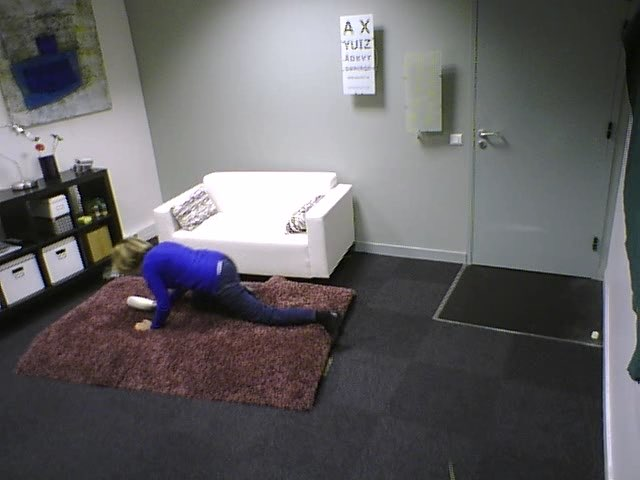
#> input picture test_2.jpg, 640 x 480 px
$ python main.py
#> lines starting #> are read from the running program, lines starting #| are printed output that depends on the picture; after the words box and inside, x2 and y2 are one past the last pixel; in counts of white or black regions, pixels touching at a corner belong together
### image.py
import cv2
import numpy as np
import matplotlib.pyplot as plt
from matplotlib.colors import ListedColormap
class image:
    def __init__(self, image_path, seed_grid_division=4):
        self.image_path = image_path
        self.seed_grid_division = seed_grid_division
        self.image = self.load_image()
        self.segmented_image = self.segmented_image = np.zeros((self.image.shape[0], self.image.shape[1]))
        self.seed_coordinates = self.generate_seed_coordinates()
    def getSegmentedImage(self):
        return self.segmented_image
    def getImage(self):
        return self.image
    def load_image(self):
        try:
            image = cv2.imread(self.image_path, 0)
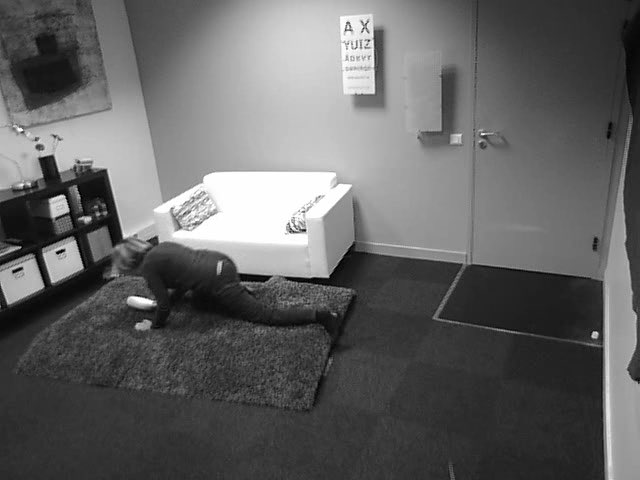
#> image: shape (480, 640); min 0, max 255, mean 99.2

            if image is None:
                raise FileNotFoundError(f"Unable to load image from path: {self.image_path}")

            return image
        except Exception as e:
            raise Exception(f"Error loading image: {e}")

    def show_image(self, window_name="Image"):
        # Display the image using OpenCV
        cv2.imshow(window_name, self.image)
        cv2.waitKey(0)
        cv2.destroyAllWindows()

    def generate_seed_coordinates(self):
        rows, cols = self.image.shape
#> rows = 480; cols = 640

        # Divide the image into a grid
        grid_rows = np.linspace(0, rows, self.seed_grid_division + 1, dtype=int)
#> grid_rows = [0, 120, 240, 360, 480]
        grid_cols = np.linspace(0, cols, self.seed_grid_division + 1, dtype=int)
#> grid_cols = [0, 160, 320, 480, 640]
        seed_coordinates = []

        # Generate random seed coordinates within each grid
        for i in range(self.seed_grid_division):
            for j in range(self.seed_grid_division):
                x = np.random.randint(grid_rows[i], grid_rows[i + 1])
                y = np.random.randint(grid_cols[j], grid_cols[j + 1])
                seed_coordinates.append((x, y))
        return seed_coordinates

    def show_grid_with_red_outline(self, window_name="Grid with Red Outline"):
#> called with window_name = 'Grid with Red Outline'
        image_with_grid = np.copy(self.image)

        # Draw red outlines around the grid borders
        rows, cols = self.image.shape
#> rows = 480; cols = 640
        grid_rows = np.linspace(0, rows, self.seed_grid_division + 1, dtype=int)
#> grid_rows = [0, 120, 240, 360, 480]
        grid_cols = np.linspace(0, cols, self.seed_grid_division + 1, dtype=int)

        for i in range(1, self.seed_grid_division):
            cv2.line(image_with_grid, (0, grid_rows[i]), (cols, grid_rows[i]), (0, 0, 255), 2)
            cv2.line(image_with_grid, (grid_cols[i], 0), (grid_cols[i], rows), (0, 0, 255), 2)
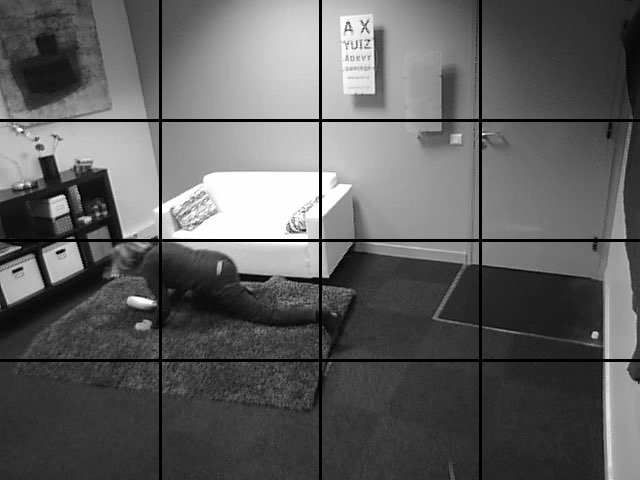
#> image_with_grid: shape (480, 640); 3.25% of pixels changed, all inside (x1, y1, x2, y2) = (0, 0, 640, 480)
        inverse_coords = [(y, x) for x, y in self.seed_coordinates]
        for seed_point in inverse_coords:
            cv2.circle(image_with_grid, seed_point, 5, (0, 255, 0), -1)
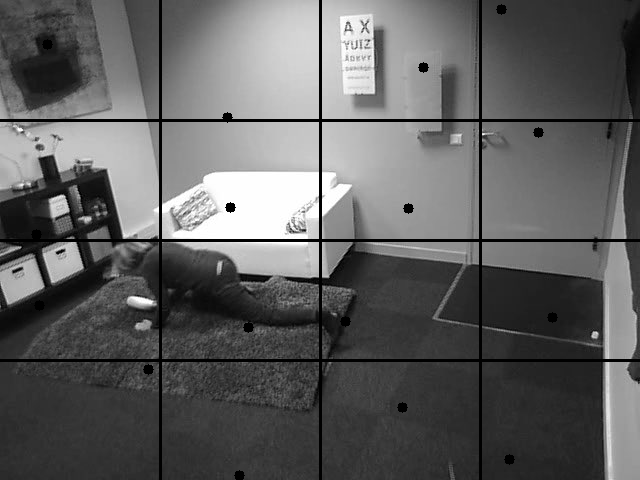
#> image_with_grid: shape (480, 640); 0.41% of pixels changed, all inside (x1, y1, x2, y2) = (31, 4, 558, 480)
        cv2.imshow(window_name, image_with_grid)
        cv2.waitKey(0)
        cv2.destroyAllWindows()

    # [36 lines left out: functions display_segmented_regions, display_segmented_regions2, not called in this run]

### region.py
from image import image
import numpy as np
from queue import Queue
import itertools
from typing import Type
import cv2
class region:
    def __init__(self, initial_seed, image_obj: image, reg_num, threshhold=30):
        self.queue = [initial_seed]
        self.reg_num = reg_num
        self.image_obj = image_obj
        self.root = initial_seed
        self.thresh = threshhold
        self.color = np.random.randint(0, 256, size=3)  # Random RGB color
        self.image_obj.getSegmentedImage()[self.root] = self.reg_num

    def BFS_iter(self, iters, explored, regions):
        # Perform one iteration of BFS
        i = 0
        while (self.queue ):
            i+= 1
            print(f'iteration {i} in region {self.reg_num}')
            current_pixel = self.queue.pop(0)
            self.image_obj.getSegmentedImage()[current_pixel] = self.reg_num

            # Add valid neighbors to the stack
            neighbours = self.getNeighbour(current_pixel[0], current_pixel[1], explored)
            self.image_obj.getSegmentedImage()[current_pixel] = self.reg_num

            x0, y0 = self.root
            for neighbor in neighbours:
                x, y = neighbor
                if (explored[x, y] == False
                    and self.distance(x, y, x0, y0)):
                    self.queue.append(neighbor)
                    explored[x, y] = True
                else:
                    # Si le pixel est déjà exploré, on regarde s'il respecte le seuil de fusion
                    # Si oui, on fusionne les deux régions
                    if self.distance(x, y, x0, y0):
                        for index, region in enumerate(regions):
                            if self.image_obj.getSegmentedImage()[x, y] == region.reg_num:
                                # On fusionne les deux régions
                                mask = (self.image_obj.getSegmentedImage() == region.reg_num)
                                self.image_obj.getSegmentedImage()[mask] = self.reg_num

                                # On supprime la région fusionnée
                                regions.remove(region)
                                break


    def in_boundaries(self, x, y):
        rows, cols = self.image_obj.getImage().shape
        return 0 <= x < rows and 0 <= y < cols

    def distance(self, x, y, x0, y0):
        return np.linalg.norm(self.image_obj.getImage()[x0, y0] - self.image_obj.getImage()[x, y]) < self.thresh
    def getNeighbour(self, x0, y0, explored):
        return [
            (x, y)
            for i, j in itertools.product((-1, 0, 1), repeat=2)
            if (i, j) != (0, 0) and self.in_boundaries(x := x0 + i, y := y0 + j)
        ]

    # [11 lines left out: function display_segmented_image, not called in this run]

### main.py
from image import image
from region import region
import numpy as np

image_path = 'test_2.jpg'
img_obj = image(image_path, 4)
img_obj.show_image()
img_obj.show_grid_with_red_outline()

explored = np.zeros_like(img_obj.image, dtype=bool)
regions = []
for i, seed in enumerate(img_obj.seed_coordinates):
        new_region = region(img_obj.seed_coordinates[i], img_obj, reg_num=i + 1)
        regions.append(new_region)
for i in range(5):
        for current_region in regions:
#> (the run stopped early here; a loop or call above may not have finished)
